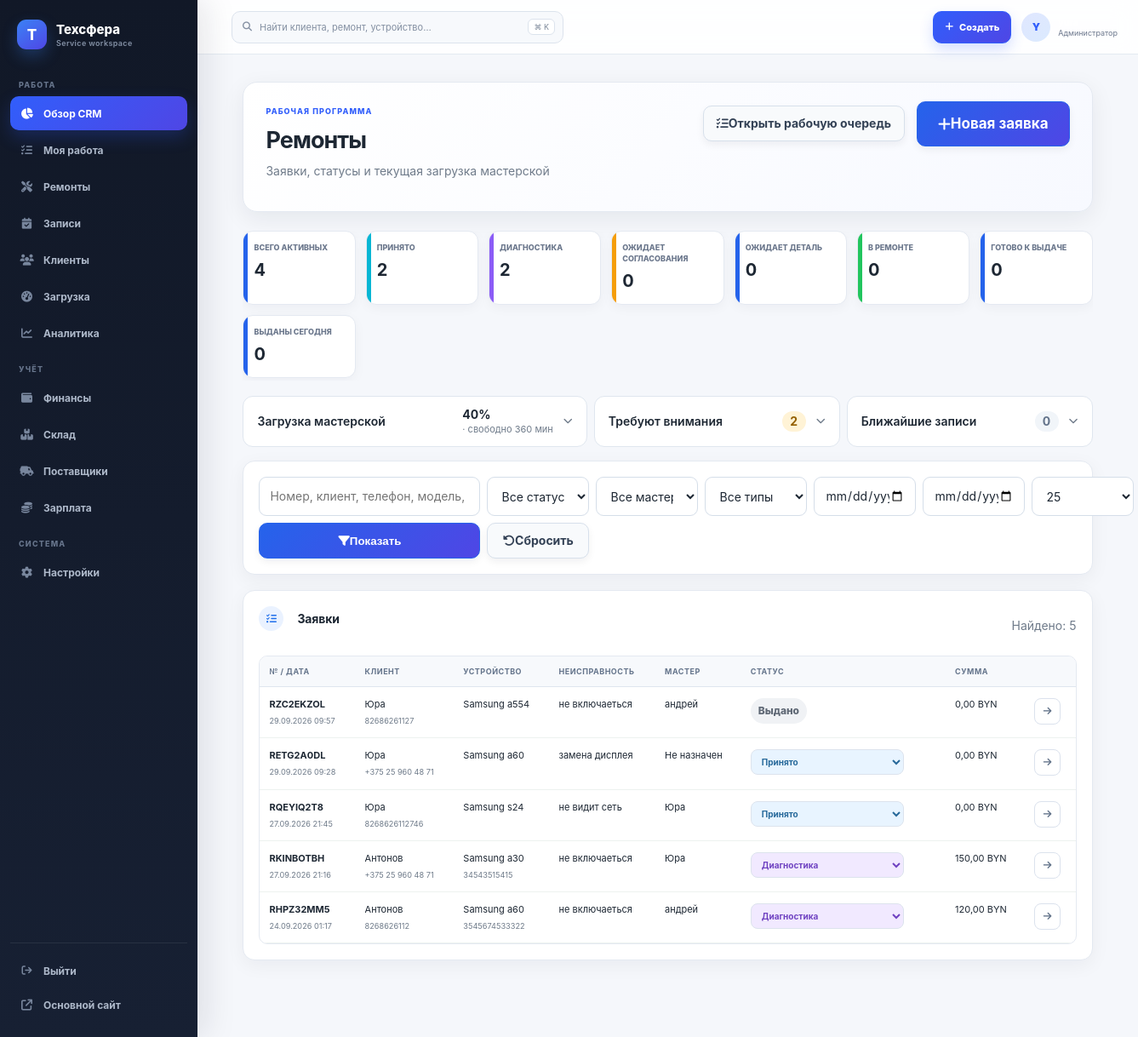
/crm/ (signed in), run on an earlier commit of the app's database.
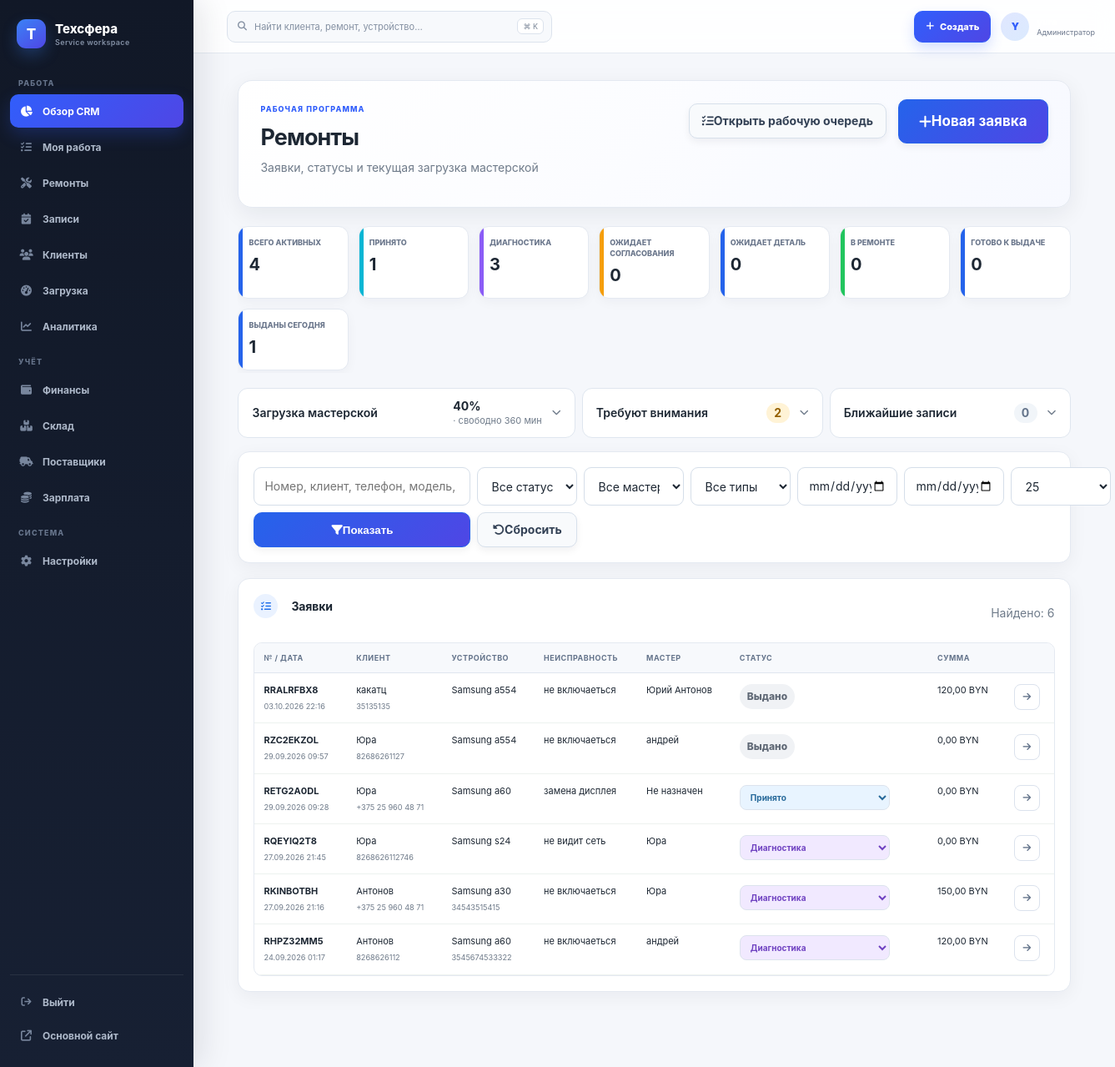
And on a later commit of the database.
### crm/models.py (models this page shows, shortened)
class CRMOrder(models.Model):
    class Type(models.TextChoices):
        PAID = "paid", "Платный"
        WARRANTY = "warranty", "Гарантийный"
    class Status(models.TextChoices):
        ACCEPTED = "accepted", "Принято"
        DIAGNOSTIC = "diagnostic", "Диагностика"
        APPROVAL = "approval", "Ожидает согласования"
        WAITING_PART = "waiting_part", "Ожидает деталь"
        REPAIR = "repair", "В ремонте"
        READY = "ready", "Готово к выдаче"
        ISSUED = "issued", "Выдано"
        CANCELED = "canceled", "Отказ / отмена"
    TRANSITIONS = {
        Status.ACCEPTED: {Status.DIAGNOSTIC, Status.CANCELED},
        Status.DIAGNOSTIC: {Status.APPROVAL, Status.WAITING_PART, Status.REPAIR, Status.CANCELED},
        Status.APPROVAL: {Status.WAITING_PART, Status.REPAIR, Status.CANCELED},
        Status.WAITING_PART: {Status.REPAIR, Status.CANCELED},
        Status.REPAIR: {Status.WAITING_PART, Status.READY, Status.CANCELED},
        Status.READY: {Status.ISSUED},
        Status.ISSUED: set(),
        Status.CANCELED: set(),
    }
    number = models.CharField("Номер заказа", max_length=9, unique=True, editable=False)
    client = models.ForeignKey(CRMClient, verbose_name="Клиент", on_delete=models.PROTECT, related_name="orders")
    device = models.ForeignKey(CRMDevice, verbose_name="Устройство", on_delete=models.PROTECT, related_name="orders")
    employee = models.ForeignKey("finance.Employee", verbose_name="Мастер", on_delete=models.PROTECT, related_name="crm_orders", null=True, blank=True)
    source_appointment = models.OneToOneField("repairs.Appointment", verbose_name="Онлайн-запись", on_delete=models.SET_NULL, related_name="crm_order", null=True, blank=True)
    order_type = models.CharField("Тип заказа", max_length=20, choices=Type.choices, default=Type.PAID)
    warranty_source_order = models.ForeignKey("self", verbose_name="Исходный гарантийный ремонт", on_delete=models.PROTECT, related_name="warranty_orders", null=True, blank=True)
    status = models.CharField("Статус", max_length=20, choices=Status.choices, default=Status.ACCEPTED, db_index=True)
    accepted_at = models.DateTimeField("Принят", default=timezone.now)
    ready_at = models.DateTimeField("Готов", null=True, blank=True)
    issued_at = models.DateTimeField("Выдан", null=True, blank=True)
    issue_description = models.TextField("Причина обращения")
    diagnostic_result = models.TextField("Результат диагностики", blank=True)
    internal_note = models.TextField("Внутренняя заметка", blank=True)
    condition_on_intake = models.TextField("Состояние при приёме", blank=True)
    accessories_on_intake = models.TextField("Комплектность при приёме", blank=True)
    agreed_price = models.DecimalField("Согласованная стоимость", max_digits=12, decimal_places=2, default=Decimal("0.00"), validators=[MinValueValidator(0)])
    warranty_days = models.PositiveIntegerField("Гарантия, дней", default=0)
    warranty_started_at = models.DateTimeField("Начало гарантии", null=True, blank=True)
    final_price = models.DecimalField(
        "Итоговая сумма", max_digits=12, decimal_places=2, null=True, blank=True,
        validators=[MinValueValidator(0)],
    )
    paid_amount = models.DecimalField(
        "Оплачено клиентом", max_digits=12, decimal_places=2,
        default=Decimal("0.00"), validators=[MinValueValidator(0)],
    )
    finance_repair = models.OneToOneField(
        "finance.RepairFinance", verbose_name="Финансовый ремонт", on_delete=models.PROTECT,
        related_name="crm_order", null=True, blank=True,
    )
    estimated_work_minutes_snapshot = models.PositiveIntegerField(
        "Плановое время работы, минут", null=True, blank=True, default=60,
        help_text="Внутренняя оценка трудоёмкости ремонта.",
    )
    created_at = models.DateTimeField("Создан", auto_now_add=True)
    updated_at = models.DateTimeField("Обновлён", auto_now=True)
    class Meta:
        verbose_name = "Заказ CRM"
        verbose_name_plural = "Заказы CRM"
        ordering = ["-accepted_at", "-id"]
        permissions = [
            ("access_crm", "Может входить в CRM"),
            ("view_all_orders", "Может видеть все заказы CRM"),
            ("change_order_status", "Может менять статусы CRM"),
            ("manage_documents", "Может открывать документы CRM"),
        ]
        indexes = [
            models.Index(fields=["status", "accepted_at"]),
            models.Index(fields=["employee", "status"]),
            models.Index(fields=["order_type", "accepted_at"]),
        ]
        constraints = [
            models.CheckConstraint(condition=models.Q(agreed_price__gte=0), name="crm_order_price_nonnegative"),
        ]
    @property
    def allowed_next_statuses(self):
        return self.TRANSITIONS.get(self.status, set())

class CRMClient(models.Model):
    name = models.CharField("Имя", max_length=160)
    phone = models.CharField("Телефон", max_length=40)
    normalized_phone = models.CharField("Нормализованный телефон", max_length=20, db_index=True)
    additional_phone = models.CharField("Дополнительный телефон", max_length=40, blank=True)
    email = models.EmailField("Email", blank=True)
    source = models.CharField("Источник", max_length=120, blank=True)
    city = models.CharField("Город", max_length=120, blank=True)
    note = models.TextField("Заметка", blank=True)
    created_at = models.DateTimeField("Создан", auto_now_add=True)
    updated_at = models.DateTimeField("Обновлён", auto_now=True)
    class Meta:
        verbose_name = "Клиент CRM"
        verbose_name_plural = "Клиенты CRM"
        ordering = ["name", "id"]
        indexes = [models.Index(fields=["name"])]

class CRMDevice(models.Model):
    client = models.ForeignKey(CRMClient, verbose_name="Клиент", on_delete=models.PROTECT, related_name="devices")
    device_type = models.CharField("Тип устройства", max_length=80)
    brand = models.CharField("Бренд", max_length=100, blank=True)
    model = models.CharField("Модель", max_length=140, blank=True)
    imei = models.CharField("IMEI", max_length=32, blank=True, db_index=True)
    serial_number = models.CharField("Серийный номер", max_length=120, blank=True, db_index=True)
    color = models.CharField("Цвет", max_length=80, blank=True)
    condition = models.TextField("Состояние", blank=True)
    included_items = models.TextField("Комплектность", blank=True)
    unlock_code = models.CharField("Код устройства", max_length=255, blank=True)
    note = models.TextField("Заметка", blank=True)
    created_at = models.DateTimeField("Создано", auto_now_add=True)
    updated_at = models.DateTimeField("Обновлено", auto_now=True)
    class Meta:
        verbose_name = "Устройство клиента"
        verbose_name_plural = "Устройства клиентов"
        ordering = ["-updated_at"]
        indexes = [models.Index(fields=["client", "serial_number"])]
    @property
    def display_name(self):
        return " ".join(filter(None, [self.brand, self.model])) or self.device_type

### finance/models.py (models this page shows, shortened)
class Employee(models.Model):
    user = models.OneToOneField(
        settings.AUTH_USER_MODEL, verbose_name="Аккаунт пользователя",
        on_delete=models.SET_NULL, related_name="employee_profile", null=True, blank=True,
    )
    name = models.CharField("Имя", max_length=120)
    default_percent = models.DecimalField(
        "Процент по умолчанию",
        max_digits=5,
        decimal_places=2,
        default=Decimal("0.00"),
        validators=[MinValueValidator(0), MaxValueValidator(100)],
    )
    is_owner = models.BooleanField("Владелец", default=False)
    is_active = models.BooleanField("Активен", default=True)
    created_at = models.DateTimeField("Создан", auto_now_add=True)
    class Meta:
        verbose_name = "Исполнитель"
        verbose_name_plural = "Исполнители"
        ordering = ["name"]

### crm/views.py (the view)
# urls.py: path("", views.dashboard, name="dashboard"),
@crm_permission_required()
def dashboard(request):
    scoped_orders = orders_for_user(request.user)
    orders = filter_orders(request.GET, request.user)
    paginator = Paginator(orders, _safe_per_page(request.GET.get("per_page")))
    today = timezone.localdate()
    today_appointments = Appointment.objects.filter(
        start__date=today, status__in=["new", "confirmed"], crm_order__isnull=True,
    ).select_related("phone_model__brand", "repair_type").order_by("start")
    nearest_appointments = Appointment.objects.filter(
        start__gte=timezone.now(), status__in=["new", "confirmed"], crm_order__isnull=True,
    ).select_related("phone_model__brand", "repair_type").order_by("start")[:5]
    attention_candidates = list(with_status_changed_at(
        scoped_orders.filter(status__in=[
            CRMOrder.Status.DIAGNOSTIC, CRMOrder.Status.APPROVAL,
            CRMOrder.Status.WAITING_PART, CRMOrder.Status.READY,
        ]).select_related("client", "device", "employee")
    ).order_by("accepted_at"))
    attention_orders = decorate_stale_orders(attention_candidates)[:8]
    context = {
        "page_obj": paginator.get_page(request.GET.get("page")), "status_cards": _status_counts(scoped_orders),
        "active_count": scoped_orders.exclude(status__in=[CRMOrder.Status.ISSUED, CRMOrder.Status.CANCELED]).count(),
        "issued_today": scoped_orders.filter(issued_at__date=today).count(),
        "employees": Employee.objects.filter(is_active=True), "statuses": CRMOrder.Status.choices,
        "types": CRMOrder.Type.choices, "filters": request.GET,
        "today_appointments": today_appointments[:8],
        "nearest_appointments": nearest_appointments,
        "today_appointment_count": today_appointments.count(),
        "today_expected_count": today_appointments.count(),
        "today_accepted_count": scoped_orders.filter(accepted_at__date=today).count(),
        "capacity": capacity_dashboard(),
        "attention_orders": attention_orders,
    }
    template = "crm/partials/order_results.html" if _is_htmx(request) else "crm/dashboard.html"
    return render(request, template, context)

### crm/templates/crm/dashboard.html (shortened to what this page needs)
{% extends "crm/base.html" %}
{% block crm_content %}
<header class="crm-page-head"><div><span class="crm-eyebrow">Рабочая программа</span><h1>Ремонты</h1><p class="crm-muted">Заявки, статусы и текущая загрузка мастерской</p></div><div class="crm-actions"><a class="crm-btn" href="{% url 'crm:work_queue' %}"><i class="fa-solid fa-list-check"></i> Открыть рабочую очередь</a>{% if perms.crm.add_crmorder %}<a class="crm-btn crm-btn--primary crm-btn--large" href="{% url 'crm:order_create' %}" hx-get="{% url 'crm:order_create' %}" hx-target="#intake-modal-host" hx-swap="innerHTML"><i class="fa-solid fa-plus"></i> Новая заявка</a>{% endif %}</div></header>
<section class="crm-stats">
  <a href="?active=1" class="crm-stat"><span>Всего активных</span><strong>{{ active_count }}</strong></a>
  {% for card in status_cards %}{% if card.value != 'canceled' and card.value != 'issued' %}<a href="?status={{ card.value }}" class="crm-stat crm-stat--{{ card.value }}"><span>{{ card.label }}</span><strong>{{ card.count }}</strong></a>{% endif %}{% endfor %}
  <a href="?status=issued" class="crm-stat crm-stat--issued"><span>Выданы сегодня</span><strong>{{ issued_today }}</strong></a>
</section>
<div class="crm-dashboard-summary">
<details class="crm-summary-panel" data-dashboard-panel="capacity">
  <summary aria-expanded="false" aria-controls="dashboard-capacity"><span>Загрузка мастерской</span><strong>{{ capacity.today.percent }}% <small>· свободно {{ capacity.today.available }} мин</small></strong><i class="fa-solid fa-chevron-down" aria-hidden="true"></i></summary>
</details>
<details class="crm-summary-panel" data-dashboard-panel="attention">
  <summary aria-expanded="false" aria-controls="dashboard-attention"><span>Требуют внимания</span><strong class="crm-summary-count{% if attention_orders %} is-warning{% endif %}">{{ attention_orders|length }}</strong><i class="fa-solid fa-chevron-down" aria-hidden="true"></i></summary>
</details>
<details class="crm-summary-panel" data-dashboard-panel="appointments">
  <summary aria-expanded="false" aria-controls="dashboard-appointments"><span>Ближайшие записи</span><strong class="crm-summary-count{% if nearest_appointments %} is-info{% endif %}">{{ nearest_appointments|length }}</strong><i class="fa-solid fa-chevron-down" aria-hidden="true"></i></summary>
</details>
</div>
<form class="crm-filter crm-panel" method="get" action="{% url 'crm:dashboard' %}" hx-get="{% url 'crm:dashboard' %}" hx-trigger="submit, keyup changed delay:400ms from:input[name='q'], change from:select, change from:input[type='date']" hx-target="#crm-order-results" hx-push-url="true" hx-indicator="#wb-loading">
  <input class="crm-input crm-search" name="q" value="{{ filters.q }}" placeholder="Номер, клиент, телефон, модель, IMEI, неисправность" autocomplete="off">
  <select class="crm-input" name="status"><option value="">Все статусы</option>{% for value,label in statuses %}<option value="{{ value }}" {% if filters.status == value %}selected{% endif %}>{{ label }}</option>{% endfor %}</select>
  <select class="crm-input" name="employee"><option value="">Все мастера</option></select>
  <select class="crm-input" name="order_type"><option value="">Все типы</option>{% for value,label in types %}<option value="{{ value }}" {% if filters.order_type == value %}selected{% endif %}>{{ label }}</option>{% endfor %}</select>
  <input class="crm-input" type="date" name="date_from" value="{{ filters.date_from }}"><input class="crm-input" type="date" name="date_to" value="{{ filters.date_to }}">
  <select class="crm-input" name="per_page"><option>25</option><option {% if filters.per_page == '50' %}selected{% endif %}>50</option><option {% if filters.per_page == '100' %}selected{% endif %}>100</option></select>
  <button class="crm-btn crm-btn--primary"><i class="fa-solid fa-filter"></i> Показать</button><a class="crm-btn" href="{% url 'crm:dashboard' %}"><i class="fa-solid fa-rotate-left"></i> Сбросить</a>
</form>
{% include "crm/partials/order_results.html" %}
{% endblock %}

### crm/templates/crm/partials/order_results.html (shortened to what this page needs)
<section class="crm-panel crm-orders" id="crm-order-results">
  <div class="wb-section-head"><h2><i class="fa-solid fa-list-check"></i> Заявки</h2><span class="crm-muted">Найдено: {{ page_obj.paginator.count }}</span></div>
  <div class="crm-table-wrap"><table class="crm-table"><thead><tr><th>№ / дата</th><th>Клиент</th><th>Устройство</th><th>Неисправность</th><th>Мастер</th><th>Статус</th><th>Сумма</th><th></th></tr></thead><tbody>
  {% for order in page_obj %}<tr><td><b>{{ order.number }}</b><small>{{ order.accepted_at|date:"d.m.Y H:i" }}</small></td><td>{{ order.client.name }}<small>{{ order.client.phone }}</small></td><td>{{ order.device.display_name }}<small>{{ order.device.serial_number }}</small></td><td>{{ order.issue_description|truncatechars:60 }}</td><td>{{ order.employee.name|default:"Не назначен" }}</td><td>{% include "crm/partials/order_status.html" %}</td><td>{{ order.agreed_price }} BYN</td><td><a class="wb-icon-action" title="Открыть заказ" aria-label="Открыть заказ" href="{% url 'crm:order_detail' order.pk %}"><i class="fa-solid fa-arrow-right"></i></a></td></tr>
  {% empty %}<tr><td colspan="8" class="crm-empty"><div class="wb-empty"><span><i class="fa-solid fa-magnifying-glass"></i></span><b>Заявки не найдены</b><p>Попробуйте изменить поиск или фильтры.</p></div></td></tr>{% endfor %}</tbody></table></div>
</section>

### crm/templates/crm/partials/order_status.html (shortened to what this page needs)
<div class="crm-quick-field">
  {% if perms.crm.change_order_status and order.allowed_next_statuses %}
  <form method="post" action="{% url 'crm:order_status' order.pk %}" hx-post="{% url 'crm:order_status' order.pk %}" hx-target="closest .crm-quick-field" hx-swap="outerHTML">
    <select class="crm-quick-select crm-badge--{{ order.status }}" id="status-{{ order.pk }}" name="status" aria-label="Изменить статус" onchange="this.form.requestSubmit()">
      <option value="" selected disabled>{{ order.get_status_display }}</option>
    </select>
  </form>
  {% else %}<span class="crm-badge crm-badge--{{ order.status }}">{{ order.get_status_display }}</span>{% endif %}
</div>

What changed in the data, as far as the page shows it:
added CRMOrder: number "RRALRFBX8", accepted_at "03.10.2026 22:16", client.name "какатц", client.phone "35135135", device.display_name "Samsung a554", issue_description "не включаеться", employee.name "Юрий Антонов", status "Выдано", agreed_price "120,00"
changed CRMOrder "RQEYIQ2T8": status "Принято" → "Диагностика"
Also different on the page:
{{ issued_today }}: "0" → "1"
{{ page_obj.paginator.count }}: "5" → "6"
new list line: "ПРИНЯТО 1"
new list line: "ДИАГНОСТИКА 3"
list line gone: "ПРИНЯТО 2"
list line gone: "ДИАГНОСТИКА 2"
